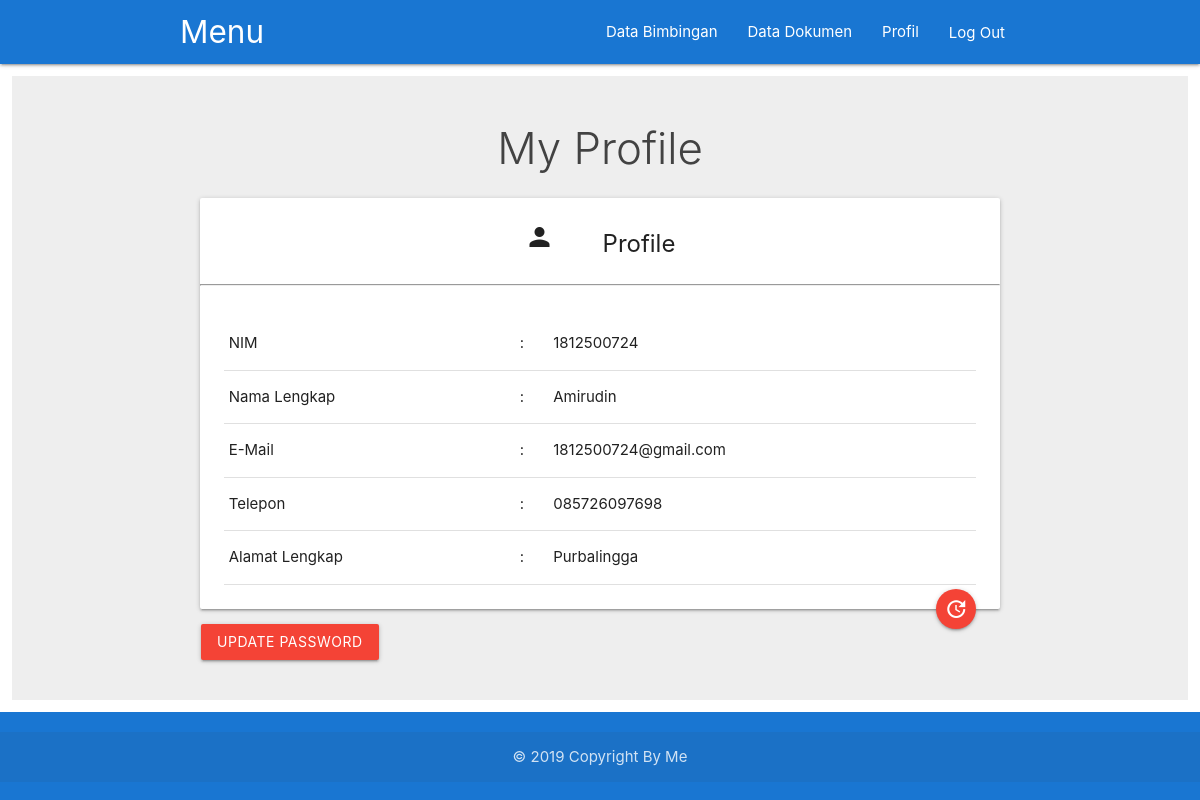
/user/index.php?page=user (signed in), run on the app's committed database.
### tables this page shows
CREATE TABLE `mhs` (
  `nim` varchar(11) NOT NULL DEFAULT '',
  `nama_mhs` varchar(50) DEFAULT NULL,
  `password_mhs` varchar(35) DEFAULT NULL,
  `email_mhs` varchar(35) DEFAULT NULL,
  `telp_mhs` varchar(13) DEFAULT NULL,
  `alamat_mhs` varchar(255) DEFAULT NULL,
  `nip` varchar(11) DEFAULT NULL,
  PRIMARY KEY (`nim`),
  KEY `FKDosen` (`nip`),
  CONSTRAINT `FKDosen` FOREIGN KEY (`nip`) REFERENCES `dosen` (`nip`) ON DELETE CASCADE ON UPDATE CASCADE
);

### user/pages/user.php (the view, shortened to what this page needs)
<section class="services grey lighten-3" style="margin: 1%;">
    <div class="container">
        <div class="row">
            <h3 class="light center grey-text text-darken-3">My Profile</h3>
            <div class="col m12 s12">
                <div class="card center">
                    <i class="material-icons small" style="padding: 2%; margin: 1%;">person</i></i></i><span class="card-title light" style="margin: 3%;"><b>Profile</b></span>
                    <hr>
                    <a href="#modal1" class="btn-floating halfway-fab waves-effect waves-light red modal-trigger"><i class="material-icons">update</i></a>
                    <div class="card-content">
                        <table border="0">
                            <tr>
                                <td> NIM </td>
                                <td> : </td>
                                <td> <?php echo $nim;?> </td>
                            </tr>
                            <tr>
                                <td> Nama Lengkap </td>
                                <td> : </td>
                                <td> <?php echo $nama_mhs;?> </td>
                            </tr>
                            <tr>
                                <td> E-Mail </td>
                                <td> : </td>
                                <td> <?php echo $email_mhs;?> </td>
                            </tr>
                            <tr>
                                <td> Telepon </td>
                                <td> : </td>
                                <td> <?php echo $telp_mhs;?> </td>
                            </tr>
                            <tr>
                                <td> Alamat Lengkap</td>
                                <td> : </td>
                                <td> <?php echo $alamat_mhs;?> </td>
                            </tr>
                        </table>
                    </div>
                </div>
            </div><br><br>
                &nbsp;&nbsp;&nbsp;<a href="#modal2" class="btn waves-effect waves-light red modal-trigger">Update Password</a>
    </div>
</section>

### assets/css/style.css (style rules this page uses)
hr { display: block; margin-top: 0.5em; margin-bottom: 0.5em; margin-left: auto; margin-right: auto; border-style: inset; border-width: 1px; }
section, footer { padding: 20px 0; }

### data on the page
mhs: nim "1812500724", nama_mhs "Amirudin", email_mhs "1812500724@gmail.com", telp_mhs "085726097698", alamat_mhs "Purbalingga"
